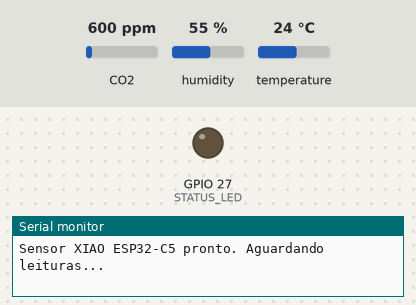
Bench run of a sketch on a simulated ESP32-C6. On the bench: output pins drawn as LEDs (lit = HIGH), the last lines printed to the serial monitor. Wiring (inferred from the names in the program): CO2 sensor PWM output: data GPIO 12. Inputs (shaded band) come from the test bench; at power-on: CO2 600 ppm, humidity 55 %, temperature 24 °C.

Above: at 0.1 s.
At 4.2 s:
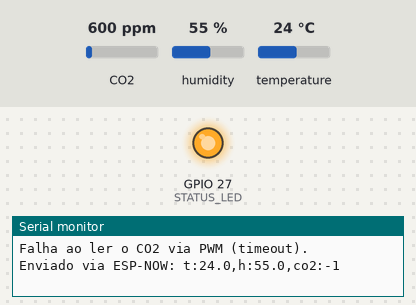
Timing chart, 0 to 5.7 s (numbered marks = the images above):
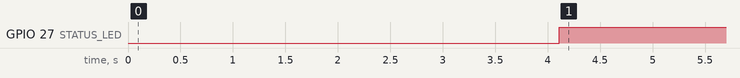

Measured:
- by itself, GPIO 27 (STATUS_LED): LOW → HIGH at 4.1 s

The sketch:

sensor.ino
```cpp
// Sensor (Camada de Coleta) - Seeed Studio XIAO ESP32-C5
//
// Le DHT22 (temperatura/umidade) e MH-Z19C (CO2) e envia os dados via
// ESP-NOW (broadcast, 2.4GHz) para o concentrador Heltec, que retransmite
// via LoRa. Ver Tests/Network/sender/concentradorHeltec.ino.
//
// Board: "XIAO_ESP32C5" (pacote "esp32" by Espressif Systems, v3.3.5+)
// Pinagem: ver Docs/CODEBASE_MEMORY.md (secao XIAO ESP32-C5)

#include <esp_now.h>
#include <esp_mac.h>
#include <WiFi.h>
#include <DHT22.h>

// Pinos do XIAO ESP32-C5 (board com poucos GPIOs, ver datasheet Seeed)
#define DHT_PIN 25     // D2 - GPIO25, livre, sem funcao alternativa
// MH-Z19C: o chicote em campo só tem VCC, GND e o fio amarelo (PWM) ligados
// - os fios de UART (RX/TX) foram cortados para economizar espaço na case.
// Por isso a leitura é feita via PWM, não via UART. Ver Docs/CODEBASE_MEMORY.md.
#define MHZ_PWM_PIN 12     // D7 - fio amarelo do MH-Z19C
#define MHZ_RANGE_PPM 5000 // faixa de detecção configurada no sensor (0-5000ppm)
#define STATUS_LED 27      // LED amarelo onboard do XIAO ESP32-C5

// Endereco de broadcast: dispensa descobrir/fixar o MAC do concentrador.
// Qualquer Heltec dentro do alcance com o sketch concentrador roda e recebe.
uint8_t broadcastAddress[] = {0xFF, 0xFF, 0xFF, 0xFF, 0xFF, 0xFF};

typedef struct struct_message
{
    float temp;
    float hum;
    int co2;
} struct_message;

struct_message myData;
esp_now_peer_info_t peerInfo;
DHT22 dhtSensor(DHT_PIN);

void setup()
{
    Serial.begin(115200);

    pinMode(STATUS_LED, OUTPUT);
    digitalWrite(STATUS_LED, LOW);

    pinMode(MHZ_PWM_PIN, INPUT);

    WiFi.mode(WIFI_STA);

    if (esp_now_init() != ESP_OK)
    {
        Serial.println("Erro ao iniciar ESP-NOW");
        return;
    }

    memcpy(peerInfo.peer_addr, broadcastAddress, 6);
    peerInfo.channel = 0;
    peerInfo.encrypt = false;

    if (esp_now_add_peer(&peerInfo) != ESP_OK)
    {
        Serial.println("Falha ao adicionar peer de broadcast");
        return;
    }

    Serial.println("Sensor XIAO ESP32-C5 pronto. Aguardando leituras...");
    delay(2000);
}

// Le o CO2 do MH-Z19C via PWM (fio amarelo - unico sinal disponivel no
// chicote real, ja que os fios de UART foram cortados). Formula do
// datasheet Winsen: Cppm = Range * (Th - 2ms) / (Th + Tl - 4ms),
// ciclo de ~1004ms.
int readCO2()
{
    unsigned long thUs = pulseIn(MHZ_PWM_PIN, HIGH, 1100000UL);
    unsigned long tlUs = pulseIn(MHZ_PWM_PIN, LOW, 1100000UL);

    if (thUs == 0 || tlUs == 0)
    {
        Serial.println("Falha ao ler o CO2 via PWM (timeout).");
        return -1;
    }

    float thMs = thUs / 1000.0;
    float tlMs = tlUs / 1000.0;

    return (int)(MHZ_RANGE_PPM * (thMs - 2.0) / (thMs + tlMs - 4.0));
}

void loop()
{
    float temp = dhtSensor.getTemperature();
    float hum = dhtSensor.getHumidity();
    if (isnan(temp) || isnan(hum))
    {
        Serial.println("Falha na leitura do sensor DHT22!");
    }

    int co2 = readCO2();

    myData.temp = temp;
    myData.hum = hum;
    myData.co2 = co2;

    esp_err_t result = esp_now_send(broadcastAddress, (uint8_t *)&myData, sizeof(myData));

    if (result == ESP_OK)
    {
        digitalWrite(STATUS_LED, HIGH);
        Serial.printf("Enviado via ESP-NOW: t:%.1f,h:%.1f,co2:%d\n", myData.temp, myData.hum, myData.co2);
    }
    else
    {
        digitalWrite(STATUS_LED, LOW);
        Serial.println("Erro ao enviar via ESP-NOW");
    }

    delay(2000);
}
```
